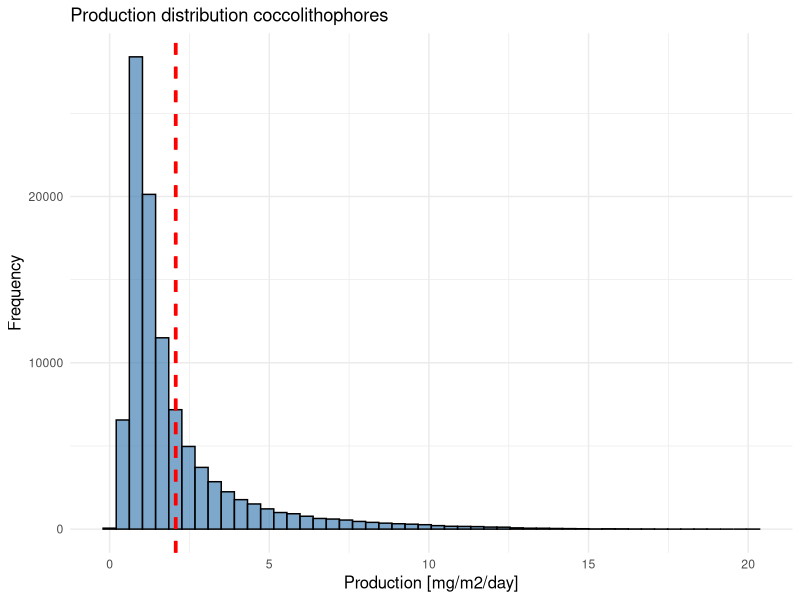
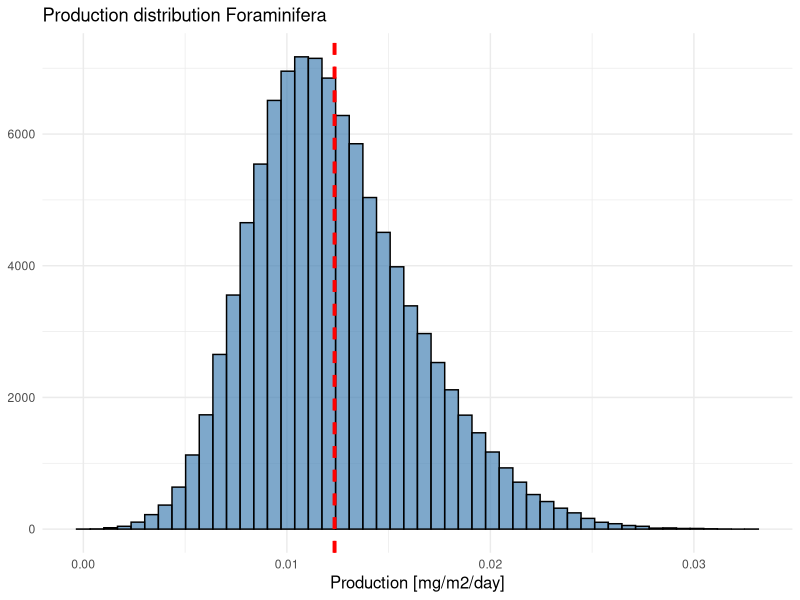
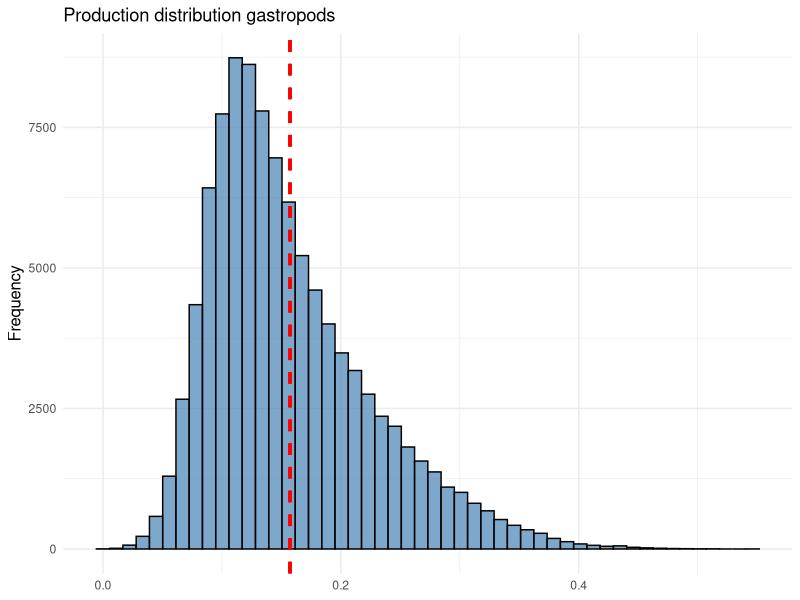

Write the R code that produced these figures, in order. (Note: this script raises an error after producing the figures.)
## ---- chunk 1
knitr::opts_chunk$set(echo = TRUE)
## ---- chunk 2

# Load required library
library(ggplot2)

# Monte Carlo function that returns production samples & confidence intervals
monte_carlo_production <- function(ss_mean, ss_uncertainty_fraction, tt_low, tt_high, n_simulations = 100000, confidence_level = 0.95) {
  # Set seed for reproducibility
  set.seed(123)

  ss_uncertainty <- ss_uncertainty_fraction * ss_mean
  
  # Generate random samples for SS (Standing Stock), ensure non-negative values using pmax
  ss_samples <- if (ss_uncertainty > 0) {
    pmax(rnorm(n_simulations, mean = ss_mean, sd = ss_uncertainty), 0)
  } else {
    rep(ss_mean, n_simulations)
  }
  
  # Generate random samples for TT (Turnover Time) - Uniform distribution
  tt_samples <- runif(n_simulations, min = tt_low, max = tt_high)

  # Compute Production: P = SS / TT
  production_samples <- ss_samples / tt_samples

  
  # Clean samples: remove NaN, Inf, negative, or zero
  production_samples <- production_samples[is.finite(production_samples) & production_samples > 0]
  
  
  # Compute statistics
  mean_production <- mean(production_samples)
  std_production <- sd(production_samples)

  # Compute Confidence Interval
  z_value <- qnorm(1 - (1 - confidence_level) / 2)  # Z-score for given confidence level
  error_margin <- z_value * (std_production / sqrt(n_simulations))
  ci_lower <- mean_production - error_margin
  ci_upper <- mean_production + error_margin

  # Save results as a data frame
  results <- data.frame(
    production_samples = production_samples,
    ci_lower = ci_lower,
    ci_upper = ci_upper
  )

  # Print summary
  cat(sprintf("Estimated Production: %.6f units\n", mean_production))
  cat(sprintf("Uncertainty (Standard Deviation): %.6f units\n", std_production))
  cat(sprintf("%.0f%% Confidence Interval: [%.6f, %.6f] units\n", confidence_level * 100, ci_lower, ci_upper))

  # Return results
  return(results)
}



## ---- chunk 3

# Load required libraries
library(ggplot2)
library(readxl)

# Set seed for reproducibility
set.seed(123)


# Plankton data
SS_all <- read_xlsx("data_files_for_plotting/Standingstocks_for_MC_CALCULATIONS.xlsx")



# extract data
SS_st6_gastro <- SS_all$`SSm2 [mg/m2]`[SS_all$station == 6 & SS_all$group == "gastropod total"]
SS_st9_gastro <- SS_all$`SSm2 [mg/m2]`[SS_all$station == 9 & SS_all$group == "gastropod total"]
SS_av_gastro <- (SS_st6_gastro + SS_st9_gastro )/2
SS_st6_foram <- SS_all$`SSm2 [mg/m2]`[SS_all$station == 6 & SS_all$group == "foraminifera total"]
SS_st9_foram <- SS_all$`SSm2 [mg/m2]`[SS_all$station == 9 & SS_all$group == "foraminifera total"]
SS_av_foram <- (SS_st6_foram + SS_st9_foram )/2
SS_st6_cocco <- SS_all$`SSm2 [mg/m2]`[SS_all$station == 6 & SS_all$group == "coccosphere"]
SS_st9_cocco <- SS_all$`SSm2 [mg/m2]`[SS_all$station == 9 & SS_all$group == "coccosphere"]
SS_av_cocco <- (SS_st6_cocco + SS_st9_cocco )/2


## ---- chunk 4

tt_low_g <- 5
tt_high_g <- 16
tt_low_f <- 14
tt_high_f <- 28
tt_low_c <- 0.6
tt_high_c <- 10



results_gastropods <- monte_carlo_production(SS_av_gastro, ss_uncertainty =  0.25, tt_low =  tt_low_g, tt_high = tt_high_g, n_simulations = 100000, confidence_level = 0.95 )

results_forams <- monte_carlo_production(SS_av_foram, ss_uncertainty =  0.25, tt_low =  tt_low_f, tt_high = tt_high_f, n_simulations = 100000, confidence_level = 0.95 )

results_cocco <- monte_carlo_production(SS_av_cocco, ss_uncertainty =  0.25, tt_low =  tt_low_c, tt_high = tt_high_c, n_simulations = 100000, confidence_level = 0.95 )


## ---- chunk 5

prod <- results_cocco$production_samples
ci_l <- results_cocco$ci_lower
ci_u <- results_cocco$ci_upper
# Plot histogram of production results with CI lines
p_cocco_ss <- ggplot(data.frame(prod), aes(x = prod)) +
  geom_histogram(bins = 50, fill = "steelblue", alpha = 0.7, color = "black") +
  geom_vline(xintercept = ci_l, color = "red", linetype = "dashed", linewidth = 1) +
  geom_vline(xintercept = ci_u, color = "red", linetype = "dashed", linewidth = 1) +
  labs(title = "Production distribution coccolithophores",
       x = "Production [mg/m2/day]", y = "Frequency") +
  theme_minimal() +
      theme(
    axis.title.y = element_text(size = 12),
    axis.title.x = element_text(size = 12)
  )


prod <- results_gastropods$production_samples
ci_l <- results_gastropods$ci_lower
ci_u <- results_gastropods$ci_upper

# Plot histogram of production results with CI lines
p_gastro_ss <- ggplot(data.frame(prod), aes(x = prod)) +
  geom_histogram(bins = 50, fill = "steelblue", alpha = 0.7, color = "black") +
  geom_vline(xintercept = ci_l, color = "red", linetype = "dashed", linewidth = 1) +
  geom_vline(xintercept = ci_u, color = "red", linetype = "dashed", linewidth = 1) +
  labs(title = "Production distribution gastropods",
       x = "Production [mg/m2/day]", y = "Frequency") +
  theme_minimal()+
  theme(
    axis.title.y = element_text(size = 12),
    axis.title.x = element_blank()
  )

prod <- results_forams$production_samples
ci_l <- results_forams$ci_lower
ci_u <- results_forams$ci_upper
# Plot histogram of production results with CI lines
p_foram_ss <- ggplot(data.frame(prod), aes(x = prod)) +
  geom_histogram(bins = 50, fill = "steelblue", alpha = 0.7, color = "black") +
  geom_vline(xintercept = ci_l, color = "red", linetype = "dashed", linewidth = 1) +
  geom_vline(xintercept = ci_u, color = "red", linetype = "dashed", linewidth = 1) +
  labs(title = "Production distribution Foraminifera ",
       x = "Production [mg/m2/day]", y = "Frequency") +
  theme_minimal()+
  theme(
    axis.title.y = element_blank(),
    axis.title.x = element_text(size = 12)
  )


# Arrange plots
finalplot <- ggarrange(p_gastro_ss, p_foram_ss, p_cocco_ss,
          labels = c("a", "b", "c"),
          ncol = 2, nrow = 2,
          common.legend = TRUE, legend = "bottom") # Keep a common legend

ggsave("MC_prod_all.png", finalplot, width = 10, height = 10, dpi = 300)






# save to pdf or png


#ggsave("MC_SS_gastropod.png", p_gastro_ss, width = 8, height = 6, dpi = 300)
#ggsave("MC_SS_foram.png", p_foram_ss, width = 8, height = 6, dpi = 300)
#ggsave("MC_SS_coccosphere.png", p_cocco_ss, width = 8, height = 6, dpi = 300)

